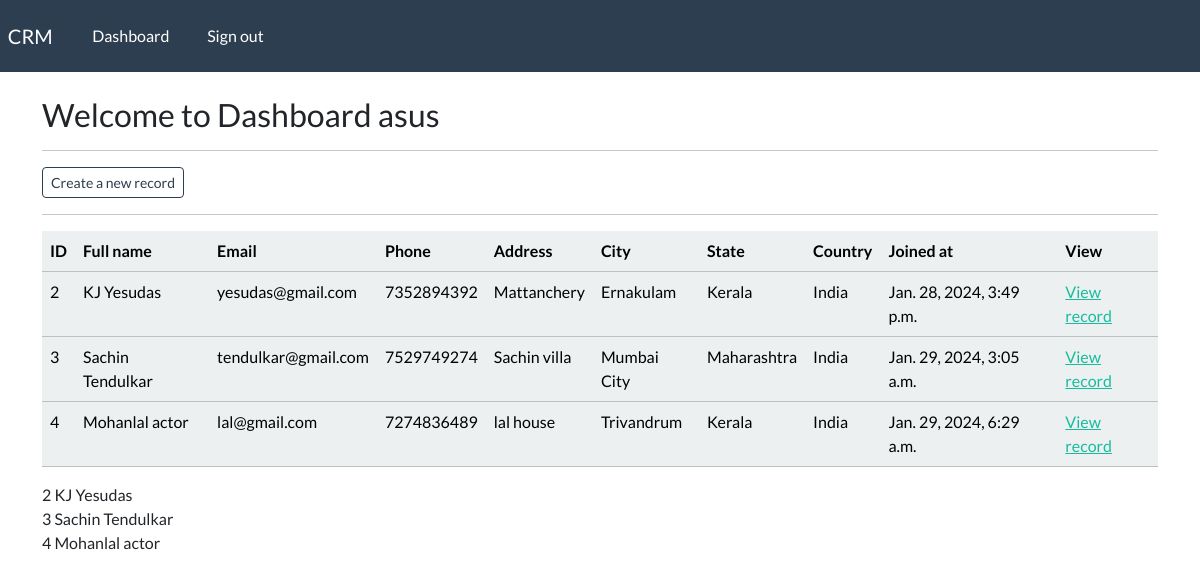
The page /dashboard (signed in) on the database its author committed.
### webapp/models.py (models this page shows, shortened)
class Record(models.Model):
    creation_date = models.DateTimeField(auto_now_add=True)
    first_name = models.CharField(max_length=100)
    last_name = models.CharField(max_length=100)
    email = models.CharField(max_length=100)
    phone = models.CharField(max_length=12)
    address = models.CharField(max_length=300)
    city = models.CharField(max_length=100)
    state = models.CharField(max_length=100)
    country = models.CharField(max_length=100)

### webapp/views.py (the view)
# urls.py: path('dashboard', views.dashboard, name='dashboard'),
@login_required(login_url='my-login')
def dashboard(request):
    my_records = Record.objects.all()
    context = {'records': my_records}
    return render(request, 'webapp/dashboard.html', context=context)

### webapp/templates/webapp/dashboard.html
{% extends "webapp/base.html" %}
{% block content %}
    <h3>Welcome to Dashboard {{user}}</h3>
    <hr>
    <a class="btn btn-outline-primary btn-sm" href="{% url 'create-record' %}">Create a new record</a>
    <hr>
    <table class="table table-light table-hover ">
        <thread class="table table-dark">
            <tr>
                <th scope="col"> ID </th>
                <th scope="col"> Full name </th>
                <th scope="col"> Email </th>
                <th scope="col"> Phone </th>
                <th scope="col"> Address </th>
                <th scope="col"> City </th>
                <th scope="col"> State </th>
                <th scope="col"> Country </th>
                <th scope="col"> Joined at </th>
                <th scope="col"> View </th>
            </tr>
        </thread>
        <tbody>
        {% if records %}
            {% for record in records%}
            <tr>
                <td>{{record.id}}</td>
                <td>{{record.first_name}} {{record.last_name}}</td>
                <td>{{record.email}}</td>
                <td>{{record.phone}}</td>
                <td>{{record.address}}</td>
                <td>{{record.city}}</td>
                <td>{{record.state}}</td>
                <td>{{record.country}}</td>
                <td>{{record.creation_date}}</td>
                <td><a href="{% url 'record' record.id %}"> View record </a></td>
            </tr>
            {% endfor %}
        {% endif %}
        </tbody>
    </table>
    {% for record in records %}
        {{record.id}}
        {{record.first_name}}
        {{record.last_name}}
        <br>
    {% endfor %}
{% endblock %}

### webapp/templates/webapp/base.html (shortened to what this page needs)
{% load static %}
<!DOCTYPE html>
<html>
<head>
    <link rel="stylesheet" type="text/css" href="https://bootswatch.com/5/flatly/bootstrap.min.css">
    <link rel="stylesheet" type="text/css" href="{% static 'css/style.css' %}">
</head>
<body>
    {% include 'webapp/navbar.html' %}
    <div class="container">
        <br>
        {% block content %}
        {% endblock %}
    </div>
</body>
</html>

### webapp/templates/webapp/navbar.html (shortened to what this page needs)
<nav class="navbar navbar-expand-lg navbar-dark bg-primary justify-content-center">
    <a class="navbar-brand main-heading" href="{% url '' %}">
      &nbsp; CRM
    </a>
      <div class="collapse navbar-collapse text-center" id="navbarNavDropdown">
        <ul class="navbar-nav mr-auto">
          {% if user.is_authenticated %}
            <li class="nav-item">
              <a class="nav-link" href="{% url 'dashboard' %}">Dashboard &nbsp;  </a>
            </li>
            <li class="nav-item">
              <a class="nav-link" href="{% url 'user-logout' %}">Sign out &nbsp;  </a>
            </li>
        </ul>
        {% endif %}
      </div>
  </nav>

### rows shown on the page
Record: id "2", first_name "KJ", last_name "Yesudas", email "yesudas@gmail.com", phone "7352894392", address "Mattanchery", city "Ernakulam", state "Kerala", country "India", creation_date "Jan. 28, 2024, 3:49 p.m."
Record: id "3", first_name "Sachin", last_name "Tendulkar", email "tendulkar@gmail.com", phone "7529749274", address "Sachin villa", city "Mumbai City", state "Maharashtra", country "India", creation_date "Jan. 29, 2024, 3:05 a.m."
Record: id "4", first_name "Mohanlal", last_name "actor", email "lal@gmail.com", phone "7274836489", address "lal house", city "Trivandrum", state "Kerala", country "India", creation_date "Jan. 29, 2024, 6:29 a.m."

### other values the page prints
{{ user }} "asus"
